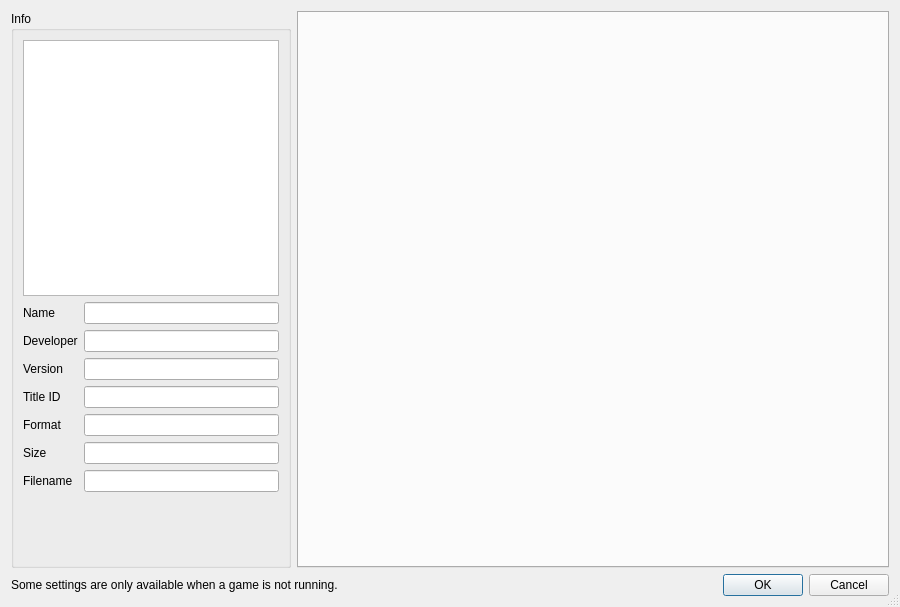
<?xml version="1.0" encoding="UTF-8"?>
<ui version="4.0">
 <class>ConfigurePerGame</class>
 <widget class="QDialog" name="ConfigurePerGame">
  <property name="geometry">
   <rect>
    <x>0</x>
    <y>0</y>
    <width>900</width>
    <height>607</height>
   </rect>
  </property>
  <property name="minimumSize">
   <size>
    <width>0</width>
    <height>0</height>
   </size>
  </property>
  <property name="sizeGripEnabled">
   <bool>true</bool>
  </property>
  <property name="windowTitle">
   <string>Dialog</string>
  </property>
  <layout class="QVBoxLayout" name="verticalLayout_3">
   <item>
    <layout class="QHBoxLayout" name="horizontalLayout">
     <item>
      <widget class="QGroupBox" name="groupBox">
       <property name="sizePolicy">
        <sizepolicy hsizetype="Maximum" vsizetype="Preferred">
         <horstretch>0</horstretch>
         <verstretch>0</verstretch>
        </sizepolicy>
       </property>
       <property name="title">
        <string>Info</string>
       </property>
       <layout class="QVBoxLayout" name="verticalLayout">
        <item alignment="Qt::AlignHCenter">
         <widget class="QGraphicsView" name="icon_view">
          <property name="sizePolicy">
           <sizepolicy hsizetype="Maximum" vsizetype="Maximum">
            <horstretch>0</horstretch>
            <verstretch>0</verstretch>
           </sizepolicy>
          </property>
          <property name="minimumSize">
           <size>
            <width>256</width>
            <height>256</height>
           </size>
          </property>
          <property name="maximumSize">
           <size>
            <width>256</width>
            <height>256</height>
           </size>
          </property>
          <property name="verticalScrollBarPolicy">
           <enum>Qt::ScrollBarAlwaysOff</enum>
          </property>
          <property name="horizontalScrollBarPolicy">
           <enum>Qt::ScrollBarAlwaysOff</enum>
          </property>
          <property name="interactive">
           <bool>false</bool>
          </property>
         </widget>
        </item>
        <item>
         <layout class="QGridLayout" name="gridLayout_2">
          <item row="6" column="1">
           <widget class="QLineEdit" name="display_size">
            <property name="enabled">
             <bool>true</bool>
            </property>
            <property name="readOnly">
             <bool>true</bool>
            </property>
           </widget>
          </item>
          <item row="3" column="1">
           <widget class="QLineEdit" name="display_version">
            <property name="enabled">
             <bool>true</bool>
            </property>
            <property name="readOnly">
             <bool>true</bool>
            </property>
           </widget>
          </item>
          <item row="1" column="0">
           <widget class="QLabel" name="label">
            <property name="text">
             <string>Name</string>
            </property>
           </widget>
          </item>
          <item row="4" column="0">
           <widget class="QLabel" name="label_4">
            <property name="text">
             <string>Title ID</string>
            </property>
           </widget>
          </item>
          <item row="4" column="1">
           <widget class="QLineEdit" name="display_title_id">
            <property name="enabled">
             <bool>true</bool>
            </property>
            <property name="readOnly">
             <bool>true</bool>
            </property>
           </widget>
          </item>
          <item row="7" column="1">
           <widget class="QLineEdit" name="display_filename">
            <property name="enabled">
             <bool>true</bool>
            </property>
            <property name="readOnly">
             <bool>true</bool>
            </property>
           </widget>
          </item>
          <item row="5" column="1">
           <widget class="QLineEdit" name="display_format">
            <property name="enabled">
             <bool>true</bool>
            </property>
            <property name="readOnly">
             <bool>true</bool>
            </property>
           </widget>
          </item>
          <item row="7" column="0">
           <widget class="QLabel" name="label_7">
            <property name="text">
             <string>Filename</string>
            </property>
           </widget>
          </item>
          <item row="1" column="1">
           <widget class="QLineEdit" name="display_name">
            <property name="enabled">
             <bool>true</bool>
            </property>
            <property name="readOnly">
             <bool>true</bool>
            </property>
           </widget>
          </item>
          <item row="2" column="1">
           <widget class="QLineEdit" name="display_developer">
            <property name="enabled">
             <bool>true</bool>
            </property>
            <property name="readOnly">
             <bool>true</bool>
            </property>
           </widget>
          </item>
          <item row="5" column="0">
           <widget class="QLabel" name="label_5">
            <property name="text">
             <string>Format</string>
            </property>
           </widget>
          </item>
          <item row="3" column="0">
           <widget class="QLabel" name="label_3">
            <property name="text">
             <string>Version</string>
            </property>
           </widget>
          </item>
          <item row="6" column="0">
           <widget class="QLabel" name="label_6">
            <property name="text">
             <string>Size</string>
            </property>
           </widget>
          </item>
          <item row="2" column="0">
           <widget class="QLabel" name="label_2">
            <property name="text">
             <string>Developer</string>
            </property>
           </widget>
          </item>
         </layout>
        </item>
        <item>
         <spacer name="verticalSpacer">
          <property name="orientation">
           <enum>Qt::Vertical</enum>
          </property>
          <property name="sizeHint" stdset="0">
           <size>
            <width>20</width>
            <height>40</height>
           </size>
          </property>
         </spacer>
        </item>
       </layout>
      </widget>
     </item>
     <item>
      <layout class="QVBoxLayout" name="VerticalLayout">
       <item>
        <layout class="QVBoxLayout" name="verticalLayout_2"/>
       </item>
       <item>
        <widget class="QTabWidget" name="tabWidget">
         <property name="enabled">
          <bool>true</bool>
         </property>
         <property name="currentIndex">
          <number>-1</number>
         </property>
         <property name="usesScrollButtons">
          <bool>true</bool>
         </property>
         <property name="documentMode">
          <bool>false</bool>
         </property>
         <property name="tabsClosable">
          <bool>false</bool>
         </property>
        </widget>
       </item>
      </layout>
     </item>
    </layout>
   </item>
   <item>
    <layout class="QHBoxLayout" name="horizontalLayout_2">
     <item>
      <widget class="QLabel" name="label_8">
       <property name="text">
        <string>Some settings are only available when a game is not running.</string>
       </property>
      </widget>
     </item>
     <item>
      <widget class="QDialogButtonBox" name="buttonBox">
       <property name="sizePolicy">
        <sizepolicy hsizetype="Preferred" vsizetype="Preferred">
         <horstretch>0</horstretch>
         <verstretch>0</verstretch>
        </sizepolicy>
       </property>
       <property name="orientation">
        <enum>Qt::Horizontal</enum>
       </property>
       <property name="standardButtons">
        <set>QDialogButtonBox::Cancel|QDialogButtonBox::Ok</set>
       </property>
      </widget>
     </item>
    </layout>
   </item>
  </layout>
 </widget>
 <resources/>
 <connections>
  <connection>
   <sender>buttonBox</sender>
   <signal>accepted()</signal>
   <receiver>ConfigurePerGame</receiver>
   <slot>accept()</slot>
   <hints>
    <hint type="sourcelabel">
     <x>20</x>
     <y>20</y>
    </hint>
    <hint type="destinationlabel">
     <x>20</x>
     <y>20</y>
    </hint>
   </hints>
  </connection>
  <connection>
   <sender>buttonBox</sender>
   <signal>rejected()</signal>
   <receiver>ConfigurePerGame</receiver>
   <slot>reject()</slot>
   <hints>
    <hint type="sourcelabel">
     <x>20</x>
     <y>20</y>
    </hint>
    <hint type="destinationlabel">
     <x>20</x>
     <y>20</y>
    </hint>
   </hints>
  </connection>
 </connections>
</ui>
